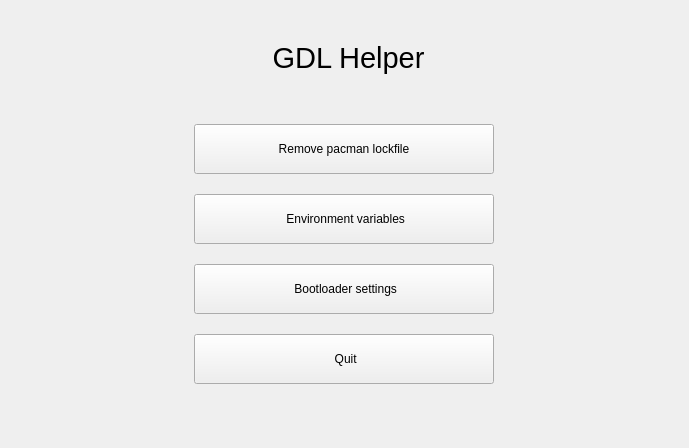
<?xml version="1.0" encoding="UTF-8"?>
<ui version="4.0">
 <class>MainWindow</class>
 <widget class="QWidget" name="MainWindow">
  <property name="geometry">
   <rect>
    <x>0</x>
    <y>0</y>
    <width>689</width>
    <height>448</height>
   </rect>
  </property>
  <property name="windowTitle">
   <string>GDL Helper</string>
  </property>
  <property name="windowIcon">
   <iconset theme="help-browser"/>
  </property>
  <layout class="QVBoxLayout" name="verticalLayout_2">
   <item>
    <layout class="QVBoxLayout" name="verticalLayout">
     <property name="leftMargin">
      <number>10</number>
     </property>
     <property name="topMargin">
      <number>10</number>
     </property>
     <property name="rightMargin">
      <number>10</number>
     </property>
     <property name="bottomMargin">
      <number>10</number>
     </property>
     <item>
      <spacer name="verticalSpacer">
       <property name="orientation">
        <enum>Qt::Orientation::Vertical</enum>
       </property>
       <property name="sizeType">
        <enum>QSizePolicy::Policy::Fixed</enum>
       </property>
       <property name="sizeHint" stdset="0">
        <size>
         <width>20</width>
         <height>20</height>
        </size>
       </property>
      </spacer>
     </item>
     <item>
      <layout class="QHBoxLayout" name="horizontalLayout">
       <property name="topMargin">
        <number>0</number>
       </property>
       <property name="bottomMargin">
        <number>0</number>
       </property>
       <item>
        <widget class="QPushButton" name="title_button">
         <property name="font">
          <font>
           <pointsize>22</pointsize>
          </font>
         </property>
         <property name="styleSheet">
          <string notr="true">background: transparent; border-radius: 1px; border-color: transparent;</string>
         </property>
         <property name="text">
          <string> GDL Helper</string>
         </property>
         <property name="icon">
          <iconset theme="help-browser"/>
         </property>
         <property name="iconSize">
          <size>
           <width>40</width>
           <height>40</height>
          </size>
         </property>
        </widget>
       </item>
      </layout>
     </item>
     <item>
      <spacer name="verticalSpacer_2">
       <property name="orientation">
        <enum>Qt::Orientation::Vertical</enum>
       </property>
       <property name="sizeHint" stdset="0">
        <size>
         <width>20</width>
         <height>40</height>
        </size>
       </property>
      </spacer>
     </item>
     <item>
      <layout class="QGridLayout" name="gridLayout" columnstretch="0">
       <property name="leftMargin">
        <number>20</number>
       </property>
       <property name="topMargin">
        <number>20</number>
       </property>
       <property name="rightMargin">
        <number>20</number>
       </property>
       <property name="bottomMargin">
        <number>20</number>
       </property>
       <property name="spacing">
        <number>20</number>
       </property>
       <item row="1" column="0">
        <widget class="QPushButton" name="envvars_button">
         <property name="minimumSize">
          <size>
           <width>0</width>
           <height>50</height>
          </size>
         </property>
         <property name="text">
          <string> Environment variables</string>
         </property>
        </widget>
       </item>
       <item row="0" column="0">
        <widget class="QPushButton" name="remove_lockfile_button">
         <property name="minimumSize">
          <size>
           <width>0</width>
           <height>50</height>
          </size>
         </property>
         <property name="text">
          <string>Remove pacman lockfile</string>
         </property>
        </widget>
       </item>
       <item row="2" column="0">
        <widget class="QPushButton" name="bootloader_settings_button">
         <property name="minimumSize">
          <size>
           <width>0</width>
           <height>50</height>
          </size>
         </property>
         <property name="maximumSize">
          <size>
           <width>300</width>
           <height>16777215</height>
          </size>
         </property>
         <property name="text">
          <string> Bootloader settings</string>
         </property>
        </widget>
       </item>
       <item row="3" column="0">
        <widget class="QPushButton" name="quit_button">
         <property name="minimumSize">
          <size>
           <width>0</width>
           <height>50</height>
          </size>
         </property>
         <property name="text">
          <string> Quit</string>
         </property>
         <property name="icon">
          <iconset theme="application-exit"/>
         </property>
        </widget>
       </item>
      </layout>
     </item>
     <item>
      <spacer name="verticalSpacer_3">
       <property name="orientation">
        <enum>Qt::Orientation::Vertical</enum>
       </property>
       <property name="sizeHint" stdset="0">
        <size>
         <width>20</width>
         <height>40</height>
        </size>
       </property>
      </spacer>
     </item>
    </layout>
   </item>
  </layout>
 </widget>
 <resources/>
 <connections/>
</ui>
